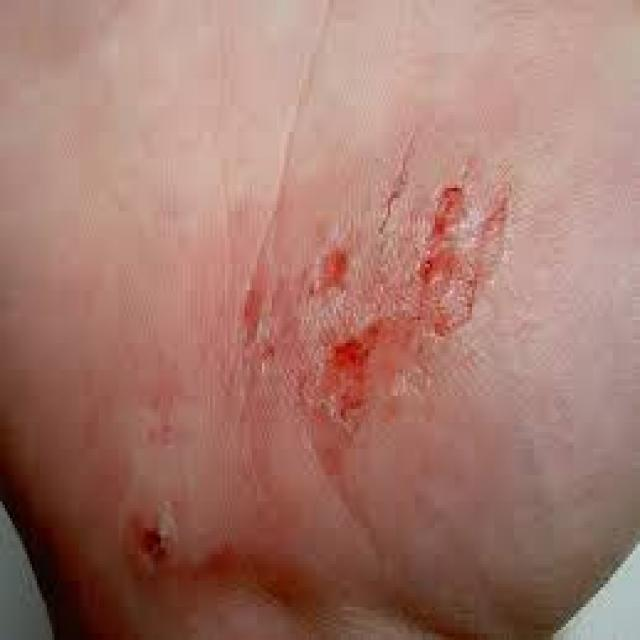
#> input picture backend/ml_services/dataset/Abrasions/abrasions (11).jpg, 640 x 640 px; its folder holds only this picture in this run
$ python train_segmentation.py
#> lines starting #> are read from the running program, lines starting #| are printed output that depends on the picture; after the words box and inside, x2 and y2 are one past the last pixel; in counts of white or black regions, pixels touching at a corner belong together
### backend/ml_services/segmentation/model.py
import tensorflow as tf
from tensorflow.keras.layers import Input, Conv2D, MaxPooling2D, UpSampling2D, concatenate, Dropout
from tensorflow.keras.models import Model

def unet_segmentation_model(input_size=(224, 224, 3)):
    """
    U-Net architecture for wound boundary detection.
    Outputs a single channel representing the wound mask.
    (Optimized/Mini version for faster training)
    """
    inputs = Input(input_size)

    # Encoder
    conv1 = Conv2D(8, 3, activation='relu', padding='same', kernel_initializer='he_normal')(inputs)
    conv1 = Conv2D(8, 3, activation='relu', padding='same', kernel_initializer='he_normal')(conv1)
    pool1 = MaxPooling2D(pool_size=(2, 2))(conv1)

    conv2 = Conv2D(16, 3, activation='relu', padding='same', kernel_initializer='he_normal')(pool1)
    conv2 = Conv2D(16, 3, activation='relu', padding='same', kernel_initializer='he_normal')(conv2)
    pool2 = MaxPooling2D(pool_size=(2, 2))(conv2)

    conv3 = Conv2D(32, 3, activation='relu', padding='same', kernel_initializer='he_normal')(pool2)
    conv3 = Conv2D(32, 3, activation='relu', padding='same', kernel_initializer='he_normal')(conv3)
    pool3 = MaxPooling2D(pool_size=(2, 2))(conv3)

    conv4 = Conv2D(64, 3, activation='relu', padding='same', kernel_initializer='he_normal')(pool3)
    conv4 = Conv2D(64, 3, activation='relu', padding='same', kernel_initializer='he_normal')(conv4)
    drop4 = Dropout(0.5)(conv4)
    pool4 = MaxPooling2D(pool_size=(2, 2))(drop4)

    # Bottleneck
    conv5 = Conv2D(128, 3, activation='relu', padding='same', kernel_initializer='he_normal')(pool4)
    conv5 = Conv2D(128, 3, activation='relu', padding='same', kernel_initializer='he_normal')(conv5)
    drop5 = Dropout(0.5)(conv5)

    # Decoder
    up6 = Conv2D(64, 2, activation='relu', padding='same', kernel_initializer='he_normal')(UpSampling2D(size=(2, 2))(drop5))
    merge6 = concatenate([drop4, up6], axis=3)
    conv6 = Conv2D(64, 3, activation='relu', padding='same', kernel_initializer='he_normal')(merge6)
    conv6 = Conv2D(64, 3, activation='relu', padding='same', kernel_initializer='he_normal')(conv6)

    up7 = Conv2D(32, 2, activation='relu', padding='same', kernel_initializer='he_normal')(UpSampling2D(size=(2, 2))(conv6))
    merge7 = concatenate([conv3, up7], axis=3)
    conv7 = Conv2D(32, 3, activation='relu', padding='same', kernel_initializer='he_normal')(merge7)
    conv7 = Conv2D(32, 3, activation='relu', padding='same', kernel_initializer='he_normal')(conv7)

    up8 = Conv2D(16, 2, activation='relu', padding='same', kernel_initializer='he_normal')(UpSampling2D(size=(2, 2))(conv7))
    merge8 = concatenate([conv2, up8], axis=3)
    conv8 = Conv2D(16, 3, activation='relu', padding='same', kernel_initializer='he_normal')(merge8)
    conv8 = Conv2D(16, 3, activation='relu', padding='same', kernel_initializer='he_normal')(conv8)

    up9 = Conv2D(8, 2, activation='relu', padding='same', kernel_initializer='he_normal')(UpSampling2D(size=(2, 2))(conv8))
    merge9 = concatenate([conv1, up9], axis=3)
    conv9 = Conv2D(8, 3, activation='relu', padding='same', kernel_initializer='he_normal')(merge9)
    conv9 = Conv2D(8, 3, activation='relu', padding='same', kernel_initializer='he_normal')(conv9)

    # Output layer
    outputs = Conv2D(1, 1, activation='sigmoid')(conv9)

    model = Model(inputs=inputs, outputs=outputs)

    model.compile(
        optimizer=tf.keras.optimizers.Adam(learning_rate=1e-4),
        loss='binary_crossentropy',
        metrics=['accuracy']
    )

    return model

### backend/ml_services/train_segmentation.py
import os
import cv2
import numpy as np
import tensorflow as tf
from sklearn.model_selection import train_test_split
from segmentation.model import unet_segmentation_model

def get_placeholder_mask(image, image_size=(224, 224)):
    """
    Since bounding box / pixel-level mask dataset isn't provided,
    this function generates a rough placeholder mask using Otsu thresholding.
    Replace this with real segmentation masks for production.
    """
    gray = cv2.cvtColor(image, cv2.COLOR_RGB2GRAY)
    blurred = cv2.GaussianBlur(gray, (7, 7), 0)
    _, mask = cv2.threshold(blurred, 0, 255, cv2.THRESH_BINARY_INV + cv2.THRESH_OTSU)

    # Resize and normalize
    mask = cv2.resize(mask, image_size)
    mask = mask.astype(np.float32) / 255.0
    mask = np.expand_dims(mask, axis=-1)
    return mask

def create_segmentation_dataset(dataset_dir="dataset", image_size=(224, 224)):
    """
    Mock dataset generator for segmentation. Loads classification images
    and generates automated Otsu-threshold masks for training U-Net.
    """
#> called with dataset_dir = 'dataset', image_size = (224, 224)
    import json
    # Try finding sub-folder if dataset was extracted there
    if not any(os.path.exists(os.path.join(dataset_dir, c)) for c in ["Abrasions", "Bruises"]):
        if os.path.exists(os.path.join(dataset_dir, "dataset")):
            dataset_dir = os.path.join(dataset_dir, "dataset")

    if os.path.exists("models/classes.json"):
        with open("models/classes.json", "r") as f:
#> (reads backend/ml_services/models/classes.json from the repository)
            classes = json.load(f)
    else:
        classes = [d for d in os.listdir(dataset_dir) if os.path.isdir(os.path.join(dataset_dir, d))]
        classes.sort()

    X, Y = [], []

    # Try finding sub-folder if dataset was extracted there
    if not any(os.path.exists(os.path.join(dataset_dir, c)) for c in classes):
        if os.path.exists(os.path.join(dataset_dir, "dataset")):
            dataset_dir = os.path.join(dataset_dir, "dataset")

    for class_name in classes:
        class_dir = os.path.join(dataset_dir, class_name)
        if not os.path.exists(class_dir):
            continue

        for img_name in os.listdir(class_dir):
            if not img_name.lower().endswith(('.png', '.jpg', '.jpeg', '.bmp')):
                continue

            img_path = os.path.join(class_dir, img_name)
            img = cv2.imread(img_path)
#> img is the input picture: shape (640, 640, 3); mean B, G, R 109.4, 120.3, 164.1
            if img is None:
                continue

            img = cv2.cvtColor(img, cv2.COLOR_BGR2RGB)
            img = cv2.resize(img, image_size)
#> img: shape (224, 224, 3)

            # Generate placeholder mask
            mask = get_placeholder_mask(img, image_size)
#> in get_placeholder_mask, `gray = cv2.cvtColor(image, cv2.COLOR_RGB2GRAY)`:
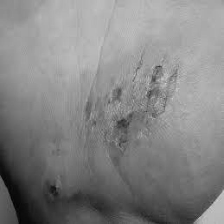
#> gray: shape (224, 224); min 3, max 211, mean 132.1
#> in get_placeholder_mask, `_, mask = cv2.threshold(blurred, 0, 255, cv2.THRESH_BINARY_INV + cv2.T..`:
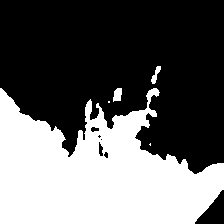
#> mask: shape (224, 224); 39.5% white; 5 white regions (2 under 20 px), largest, box (x1, y1, x2, y2) and area: (0, 88, 224, 224) 19643, (113, 88, 122, 102) 97, (151, 66, 161, 84) 80

            X.append(img.astype('float32') / 255.0)
            Y.append(mask)
#> pass 2 of the loop in create_segmentation_dataset, `for class_name in classes:`:
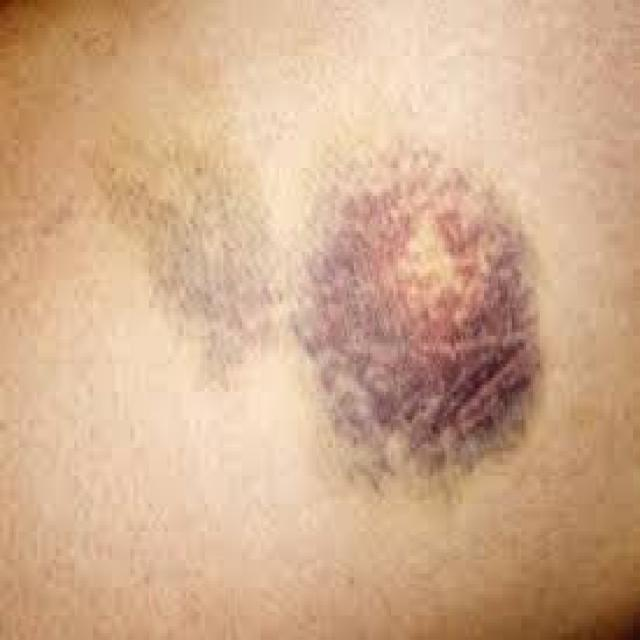
#> input picture backend/ml_services/dataset/Bruises/bruises (1).jpg, 640 x 640 px
#> in create_segmentation_dataset, img is the input picture: shape (640, 640, 3); mean B, G, R 141.5, 172.1, 208.8
#> in get_placeholder_mask (call 2), `gray = cv2.cvtColor(image, cv2.COLOR_RGB2GRAY)`:
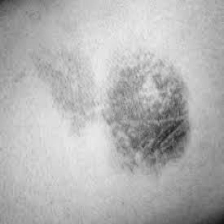
#> gray: shape (224, 224); min 21, max 236, mean 179.5
#> in get_placeholder_mask (call 2), `_, mask = cv2.threshold(blurred, 0, 255, cv2.THRESH_BINARY_INV + cv2.T..`:
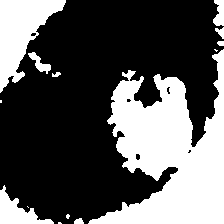
#> mask: shape (224, 224); 34.1% white; 14 white regions (5 under 20 px), largest, box (x1, y1, x2, y2) and area: (88, 49, 224, 224) 12690, (0, 0, 66, 93) 2945, (0, 185, 54, 224) 866

    return np.array(X), np.array(Y)

def main():
    print("Loading data and generating placeholder masks...")
    X, Y = create_segmentation_dataset(dataset_dir="dataset")

    if len(X) == 0:
        print("Dataset not found. Please run train_classifier.py first to download it.")
        return

    X_train, X_val, y_train, y_val = train_test_split(X, Y, test_size=0.2, random_state=42)
    print(f"Training set: {len(X_train)} samples, Validation set: {len(X_val)} samples.")

    print("\nInitializing U-Net Segmentation Model...")
    model = unet_segmentation_model(input_size=(224, 224, 3))

    print("\nTraining U-Net for wound boundary detection...")
    model.fit(
        X_train, y_train,
        validation_data=(X_val, y_val),
        batch_size=16,
        epochs=3
    )

    # Save model
    models_dir = "models"
    if not os.path.exists(models_dir):
        os.makedirs(models_dir)

    model_path = os.path.join(models_dir, "wound_segmentation_model.h5")
    model.save(model_path)
    print(f"\nSegmentation Model successfully saved at {model_path}")

if __name__ == "__main__":
    main()
#> (the call stopped at in unet_segmentation_model, `inputs = Input(input_size)`: tensorflow is not available in this run)
